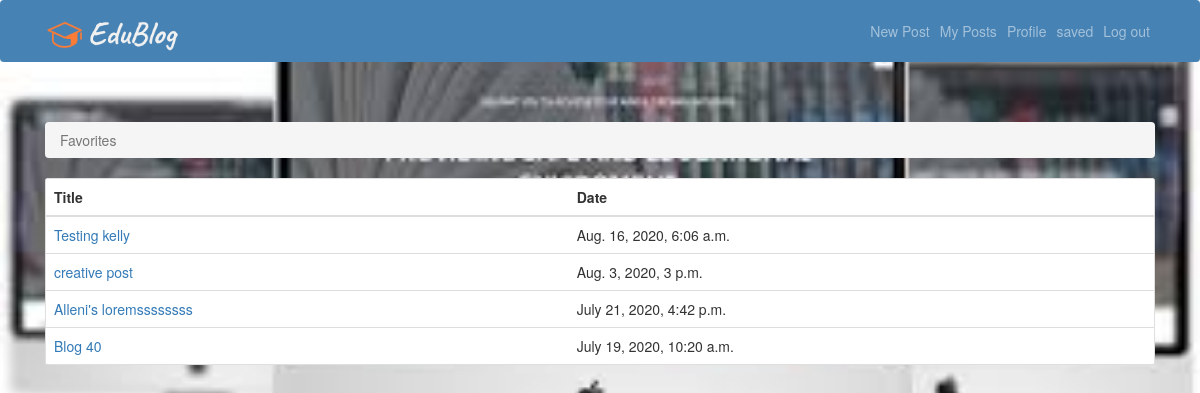
The page /posts/favourites/ (signed in) on the database its author committed.
### posts/models.py (models this page shows, shortened)
class Post(models.Model):
    user = models.ForeignKey(User, related_name='posts',
                             on_delete=models.CASCADE)
    title=models.CharField(max_length=50)
    created_at = models.DateTimeField(auto_now=True)
    message =  RichTextField(blank=True,null=True)
    message_html = models.TextField(editable=False)
    likes = models.ManyToManyField(User, related_name='likes', blank=True)
    favourite = models.ManyToManyField(User, related_name='favorite', blank=True)
    class Meta:
        ordering = ['-created_at']
        unique_together = ['user', 'message']

### posts/views.py (the view)
# urls.py: path('favourites/', views.post_favourite_list, name="post_favourite_list"),
@login_required
def post_favourite_list(request):
    user = request.user
    favourite_posts = user.favorite.all()
    context = {
        'favourite_posts': favourite_posts,
    }
    return render(request, 'posts/post_favourite_list.html', context)

### posts/templates/posts/post_favourite_list.html
{% extends 'base.html' %}
{% block content %}
  <nav aria-label="breadcrumb">
    <ol class="breadcrumb">
      <li class="breadcrumb-item active" aria-current="page">Favorites</li>
    </ol>
  </nav>
  <div class="card">
    <table class="table mb-0">
      <thead>
        <tr>
          <th>Title</th>
          <th>Date</th>
        </tr>
      </thead>
      <tbody>
        {% for post in favourite_posts %}
          <tr>
            <td class="align-middle"><a href="{% url 'posts:post-detail' post.pk %}">{{ post.title }}</a></td>
            <td class="align-middle">{{post.created_at }}</td>
          </tr>
        {% empty %}
          <tr>
            <td class="bg-light text-center font-italic" colspan="5">You haven't favorited any post yet.</td>
          </tr>
        {% endfor %}
      </tbody>
    </table>
  </div>
{% endblock %}

### rows shown on the page
Post: title "Testing kelly", created_at "Aug. 16, 2020, 6:06 a.m."
Post: title "creative post", created_at "Aug. 3, 2020, 3 p.m."
Post: title "Alleni's loremssssssss", created_at "July 21, 2020, 4:42 p.m."
Post: title "Blog 40", created_at "July 19, 2020, 10:20 a.m."
